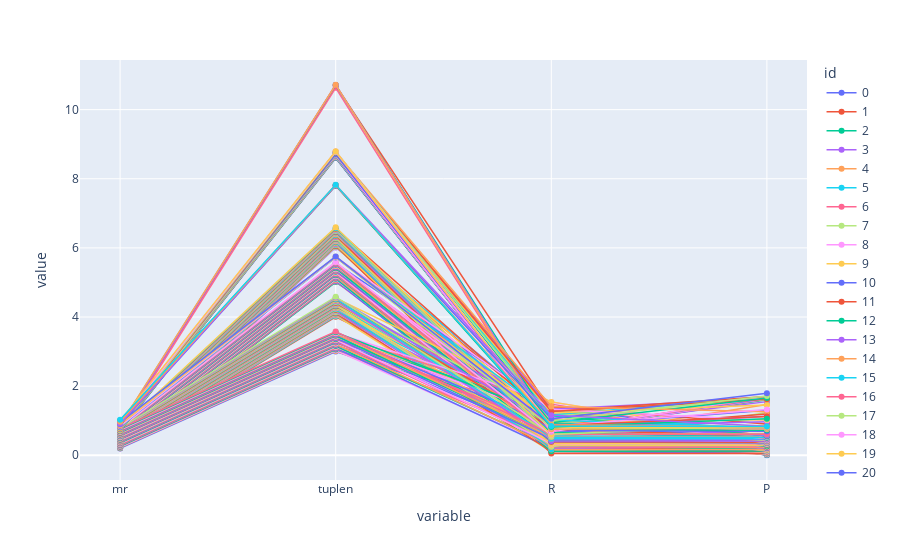

Write notebook code for a chart like this one.
### Markdown cell above
# Experiment

### Code cell
def experiment(conf):
    seqInt = np.random.randint(0,len(alphabet), (conf['N']))
    seqv = alphabet[seqInt]
    seq = ''.join(seqv)
    sketcher = DTS(t=conf['tuplen'], D=conf['m'], D2=conf['m2'], A=len(alphabet)) 
    wmers = [seqInt[i:i+conf['w']] for i in range(0,len(seqInt) - conf['w'] + 1,conf['s'])]
    sketches = sketcher.sketch(wmers)
    lut = build_lookup(sketches, conf['s'])

    paths = generate_paths(seq, conf['path_len'], conf['num_paths'], conf['k'], conf['mr'], alphabet)
    recall, hits, tp, dists = np.zeros((4,conf['num_paths']))
    dists[:] = np.inf

    for i, path in enumerate(tqdm(paths)):
        reference, query, node_path = path
        queryInt = convert(query, alphabet)

        q_wmers = [queryInt[i:i+conf['w']] for i in range(len(queryInt) - conf['w'] + 1)]
        q_sketches = sketcher.sketch(q_wmers)

        # Lookup
        for qi,query_sketch in enumerate(q_sketches):
            if query_sketch not in lut:
                continue
            for node in lut[query_sketch]: # for each node j in the matches
                hits[i] += 1 # count a hit
                ri = (node-node_path[0]) # relative node location to reference head 
                # if abs(ri-qi) <= conf['recall_dist']:
                #     tp[i] += 1
                #     recall[i] = 1
                if ri<=0 or ri>=len(node_path):
                    continue
                d1 = editdistance.eval(reference[:ri], query[:qi])
                d2 = editdistance.eval(reference[ri:], query[qi:])
                d = editdistance.eval(reference, query)
                dists[i] = min(dists[i],d1+d2-d)
                if(  d1+d2 <= d + conf['recall_dist']):
                    tp[i] += 1
                    recall[i] = 1

    conf['P'] = np.mean(tp[hits>0]/hits[hits>0])  # np.sum(tp)/np.sum(hits) 
    conf['R'] = np.mean(recall) 
    conf['dists_bins'] = list(range(10))
    conf['dists_counts'] = np.histogram(dists,bins=conf['dists_bins']+[np.inf])[0]
    return conf 

def show_board(df, cols):  
    def legend(x):
        leg = []
        for i,s in enumerate(x):
            col = cols[i]
            if int(s)==s:
                leg.append(f'{col}:{int(s)}')
            else:
                leg.append(f'{col}:{s:.2f}')
        return ' '.join(leg)

    df2 = df[cols]
    df2['id'] = df2.index
    # df2['id'] = df2.apply(lambda x: legend(x.tolist()), axis=1)
    # df2[cols] = df2[cols] / df2[cols].max()
    for i in range(len(df2)):
        df2.loc[i,cols] += i*5e-3 # add slight y to make them separately visible
    df2 = pd.melt(df2, id_vars='id',value_vars=cols)
    fig = px.line(df2,x='variable',y='value',color='id')
    fig.update_traces(line=dict(width=1.5),mode="markers+lines")
    fig.show()

# results = []
alphabet = np.array(['A','C','G','T'])

for w in [30]:
    config_grid = dict(
        num_paths = 300,
        N = [int(1e6)],
        mr = [0.1,0.15, .2],
        path_len = 200,
        recall_dist = 3,
        k=w,
        m=[80],
        m2=[2**5],
        tuplen = [7],
        w = w,
        s = [w],
    )

    for conf in dict_configs(config_grid): 
        result = experiment(conf)
        results.append(result)
        print(conf)    

df = pd.DataFrame(results)

show_board(df,cols = ['mr','tuplen','R','P']) # 'N','w','s',m,m2
